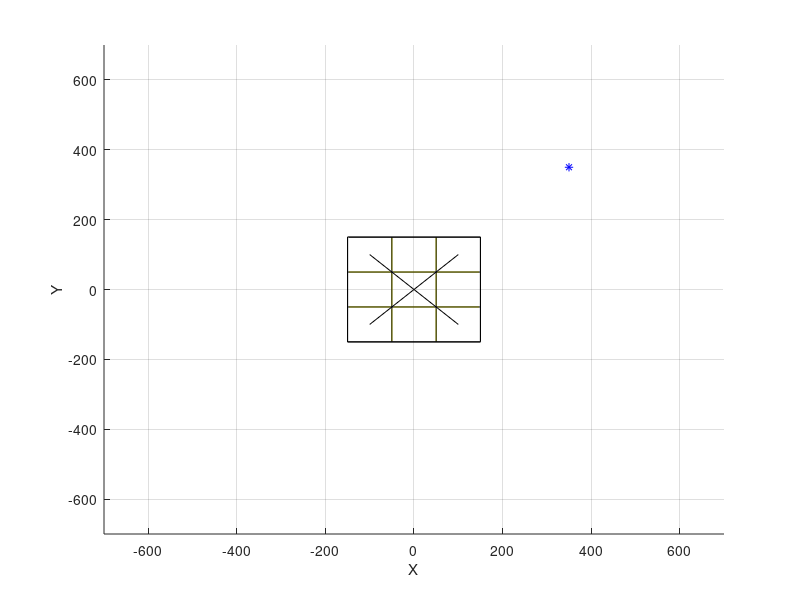

Reproduce this figure in MATLAB.
clear;
clc;
cla reset;

% Cube settings
rubikDim = 3;
cubeW = 100;

% Code
hold on;

% Draw visual help
ejesX = [[1, -1]; [1, -1]; [0, 0]];
ejesY = [[1, -1]; [-1, 1]; [0, 0]];
ejesZ = [[0,  0]; [0,  0]; [sqrt(2), -sqrt(2)]];
for x = 1:3
    plot3(ejesX(x, :) .* cubeW, ejesY(x, :) .* cubeW, ejesZ(x, :) .* cubeW, "k-");
end

% draw Cube border
pieces = [-rubikDim / 2, rubikDim / 2] .* cubeW;
for p1 = pieces
    for p2 = pieces
        plot3([p1, p1], [p2, p2], pieces, "k")
        plot3([p1, p1], pieces, [p2, p2], "k")
        plot3(pieces, [p1, p1], [p2, p2], "k")
    end
end

m = 0.5 : rubikDim / 2 - 0.5;
colors = [["b", "g"]; ["m", "r"]; ["k", "y"]];
i = 1;
for p1 = pieces
    for mm = m
        pieces2 = [-1, 1] .* (mm * cubeW);
        for p2 = pieces2
            % Blue and green
            plot3([p1, p1], [p2, p2], pieces, colors(1, i + 1))
            plot3([p1, p1], pieces, [p2, p2], colors(1, i + 1))
            
            % Orange and red
            plot3([p2, p2], [p1, p1], pieces, colors(2, i + 1))
            plot3(pieces, [p1, p1], [p2, p2], colors(2, i + 1))
            
            % White and yellow
            plot3([p2, p2], pieces, [p1, p1], colors(3, i + 1))
            plot3(pieces, [p2, p2], [p1, p1], colors(3, i + 1))
        end
    end
    i = mod(i + 1, 2);
end




% Camera
ampli = 700;
angX = 0.25 * pi;
angZ = 0.25 * pi;

trueIncX = 0;
trueIncZ = 0;

camX =  ampli * cos(angX + trueIncX) * sin(angZ + trueIncZ);
camY =  ampli * sin(angX + trueIncX) * sin(angZ + trueIncZ);
camZ =  ampli * cos(angZ + trueIncZ);

% [camX, camY, camZ]
p = plot3(camX, camY, camZ, "b*");

mult = 1;
axis([-ampli * mult, ampli * mult, -ampli * mult, ampli * mult, -ampli * mult, ampli * mult])
hold off;
xlabel("X")
ylabel("Y")
zlabel("Z")
grid;